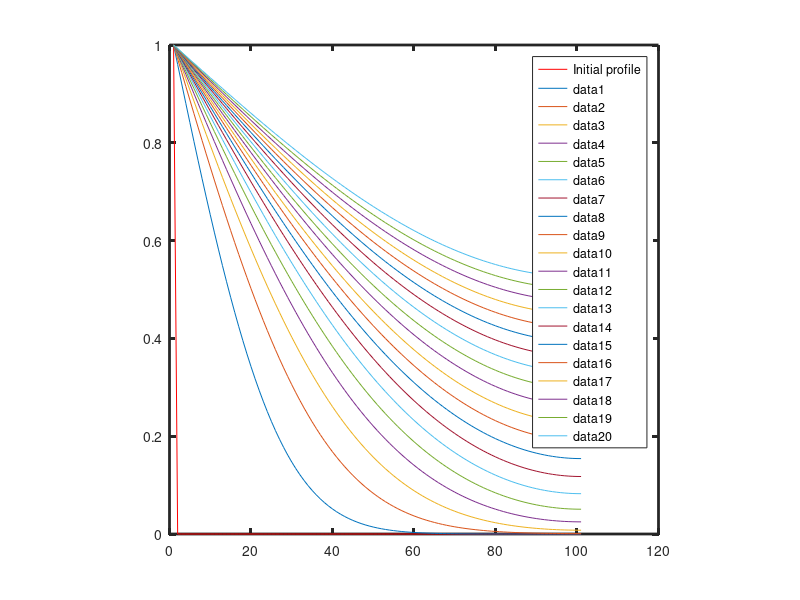

This figure's MATLAB source:
%% Copyright (c) 2018, Vishal_S% All rights reserved. Please read the "license.txt" for license terms.%% Project Title: Computational Materials Thermodynamics% % Developer: Vishal S% % Contact Info: vishalsubbu97@gmail.com%clfclear t  = cputime ;%not dimensionalised numbersdelt = 0.1;delx = 0.5;D = 1.0;alpha = D*delt/(delx*delx);%initial conditions % c(1) = C_0 and the remoining is 0.0c = zeros(101,1);c_t = zeros(101,1);c(1) = 1;c_t(1) = 1;%plot the initial profileplot (c, 'r-;Initial profile;');%get handle ax = gca ;set(ax, "linewidth",2.0);axis("square");%hold the plot hold on% Compostion evolutionfor k = 1:20 %this is for plotting   for j = 1:500    for i = 2:100      c_t(i) =  c(i)*(1 - 2*alpha) + alpha*(c(i-1) + c(i+1) );    endfor # ending i loop    c_t(101) = c(101)*(1-2*alpha) + 2*alpha*(c(100));    c = c_t;  endfor # ending j loop  plot (c )endfor # ending k loop% Save figureprint -depsc Explicit1D.epsprintf('Total cpu time: %f seconds\n', cputime-t);